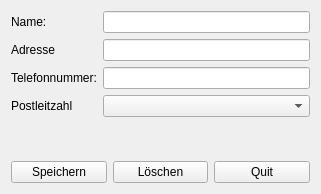
<?xml version="1.0" encoding="UTF-8"?>
<ui version="4.0">
 <class>MemberDialog</class>
 <widget class="QWidget" name="MemberDialog">
  <property name="geometry">
   <rect>
    <x>0</x>
    <y>0</y>
    <width>321</width>
    <height>194</height>
   </rect>
  </property>
  <property name="windowTitle">
   <string>Form</string>
  </property>
  <layout class="QVBoxLayout" name="verticalLayout">
   <item>
    <layout class="QFormLayout" name="formLayout">
     <item row="0" column="0">
      <widget class="QLabel" name="nameLabel">
       <property name="text">
        <string>Name:</string>
       </property>
      </widget>
     </item>
     <item row="0" column="1">
      <widget class="QLineEdit" name="nameLineEdit"/>
     </item>
     <item row="1" column="0">
      <widget class="QLabel" name="adresseLabel">
       <property name="text">
        <string>Adresse</string>
       </property>
      </widget>
     </item>
     <item row="1" column="1">
      <widget class="QLineEdit" name="adresseLineEdit"/>
     </item>
     <item row="2" column="0">
      <widget class="QLabel" name="telefonnummerLabel">
       <property name="text">
        <string>Telefonnummer:</string>
       </property>
      </widget>
     </item>
     <item row="2" column="1">
      <widget class="QLineEdit" name="telefonnummerLineEdit"/>
     </item>
     <item row="3" column="0">
      <widget class="QLabel" name="postleitzahlLabel">
       <property name="text">
        <string>Postleitzahl</string>
       </property>
      </widget>
     </item>
     <item row="3" column="1">
      <widget class="QComboBox" name="postleitzahlComboBox"/>
     </item>
    </layout>
   </item>
   <item>
    <layout class="QHBoxLayout" name="horizontalLayout">
     <item>
      <widget class="QPushButton" name="saveButton">
       <property name="text">
        <string>Speichern</string>
       </property>
      </widget>
     </item>
     <item>
      <widget class="QPushButton" name="delButton">
       <property name="text">
        <string>Löschen</string>
       </property>
      </widget>
     </item>
     <item>
      <widget class="QPushButton" name="quitButton">
       <property name="text">
        <string>Quit</string>
       </property>
      </widget>
     </item>
    </layout>
   </item>
  </layout>
 </widget>
 <resources/>
 <connections/>
</ui>
